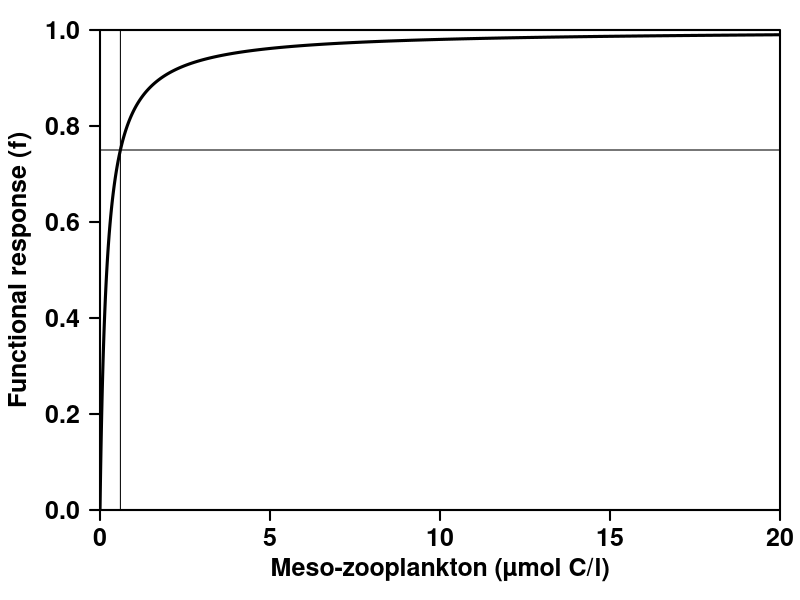

Write R code to recreate this figure.
#=============================================================================#
# Name   : plot_functional_response_curve
# Author : Jorge Flores-Valiente
# Date   : 
# Version:
# Aim    : calculate and plot the temperature correction curve of the DEB model
# URL    : 
#=============================================================================#
dirpath  <- 'C:/Users/jflores/Desktop/'
out_name <- 'f_curve'
k_x <- .2

# Temperature range
X_max <- 20
X <- seq(from = 0, to = X_max, by = 0.01)
f <- X/(X + k_x)

text_size <- 1
#=============================================================================#
#===================== Do not change anything from here ======================#
#=============================================================================#
png(filename = paste0(dirpath, out_name, k_x, '.png'), width = 850, height = 550, res = 120)
par(mar = c(4.5, 5.0, 1.5, 1.0))
plot(X, type = 'n', axes = F, xlab = '', ylab = '', xaxs = 'i', yaxs = 'i', xlim = c(0,X_max), ylim = c(0,1))
axis(1, font = 2, lwd.ticks = 2, cex = 2, cex.axis = 1.5)
axis(2, font = 2, lwd.ticks = 2, cex = 2, cex.axis = 1.5, las = 2)
box(lwd = 2)
mtext(side = 1, line = 2.5, font = 2, cex = 1.5, text = 'Meso-zooplankton (µmol C/l)')
mtext(side = 2, line = 3.5, font = 2, cex = 1.5, text = 'Functional response (f)')

#===== CURVA 1 =====#
lines(X, f, lwd = 3)
# abline(v = k_x)

f2 <- abs(f - 0.75)
b <- which.min(f2)
f[b]
X[b]
abline(v = X[b])
abline(h = f[b])

dev.off()
#=============================================================================#
# END OF PROGRAM
#=============================================================================#
print(paste0('X = ', X[b]))
